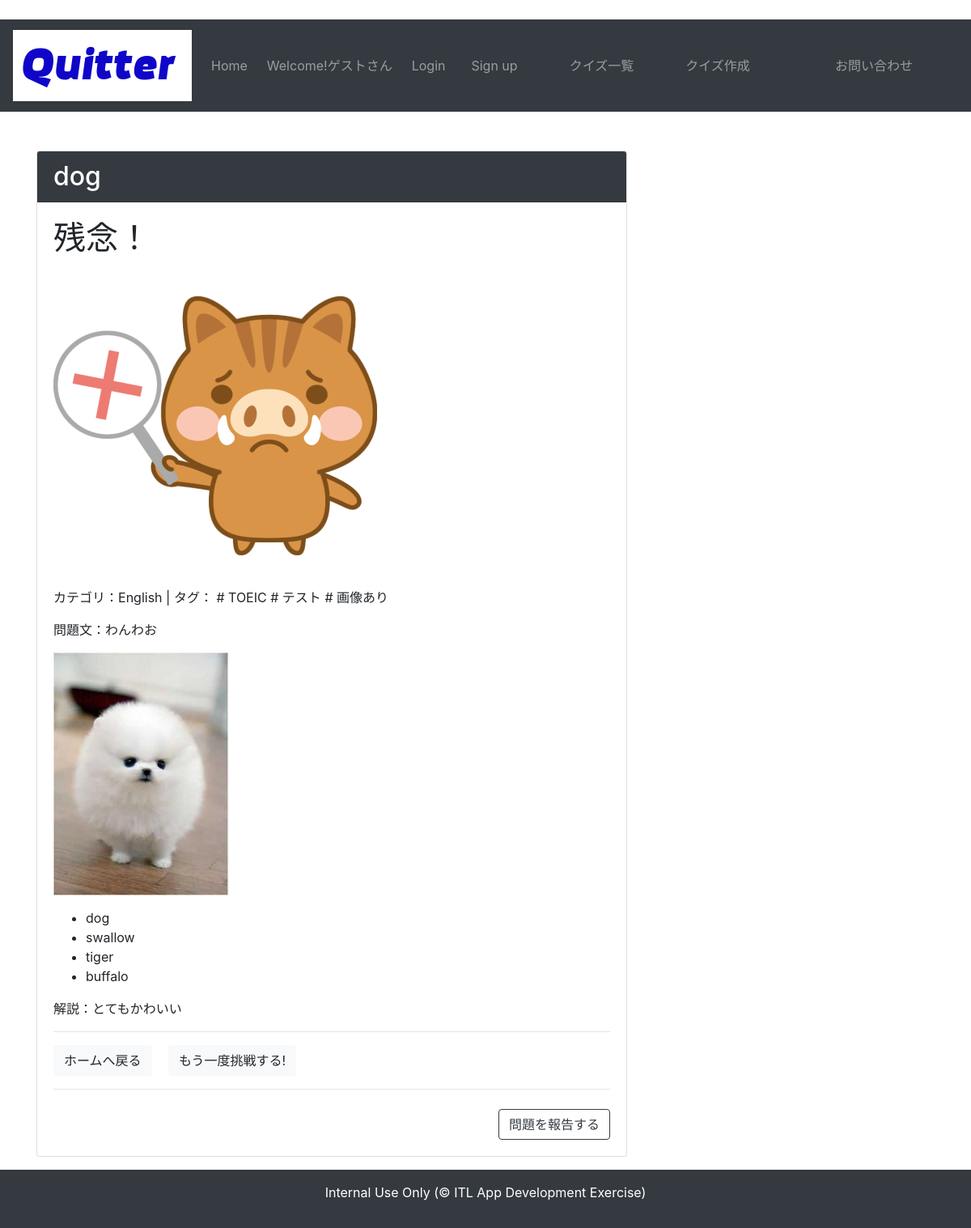
The app's page /quiz/result/1 with its own data.
### quiz/models.py (models this page shows, shortened)
class Quiz(models.Model):
    QUIZ_CHOICES = (
        ('a', 'a'), ('b', 'b'), ('c', 'c'), ('d', 'd')
        )
    author = models.ForeignKey(User,verbose_name='作成者',on_delete=models.CASCADE)
    title = models.CharField('タイトル', max_length=255)
    text = models.TextField('問題文')
    image = models.ImageField('画像', upload_to='img', blank=True, null=True)
    category = models.ForeignKey(Category, verbose_name='カテゴリ', blank=False, on_delete=models.PROTECT)
    tag = models.ManyToManyField(Tag, verbose_name='タグ', blank=True)
    choice_a = models.CharField('選択肢a', max_length=255)
    choice_b = models.CharField('選択肢b', max_length=255)
    choice_c = models.CharField('選択肢c', max_length=255)
    choice_d = models.CharField('選択肢d', max_length=255)
    correct_answer = models.CharField('正解', choices=QUIZ_CHOICES, max_length=1)
    explanation = models.TextField('解説', blank=True)
    created_at = models.DateTimeField('問題更新日', default=timezone.now)

class Category(models.Model):
    name = models.CharField('カテゴリ名', max_length=255)
    def __str__(self):
        return self.name

class Tag(models.Model):
    name = models.CharField('タグ名', max_length=255)
    def __str__(self):
        return self.name

### quiz/views.py (the view)
# urls.py: path('result/<int:quiz_pk>', views.result, name='result'),
def result(request, quiz_pk):
    quiz = get_object_or_404(Quiz, pk=quiz_pk)
    context = {'quiz': quiz}
    return render(request, 'quiz/result.html', context)

### quiz/context_processors.py (called while the page is built)
def common(request):
    context = {
        'category_list':Category.objects.all(),
        'tag_list':Tag.objects.all()
    }
    return context

### templates/quiz/result.html (shortened to what this page needs)
{% extends 'base.html' %}
{% load static %}
{% block content %}
<div class="card mb-3">
<h2 class="card-header bg-dark text-white">{{quiz.title}}</h2>
    <div class="card-body">
        {% if is_correct %}
            <h1>大正解！</h1>
            <img src="{% static 'img/correct.png' %}" alt="correct"><br>
        {% else %}
            <h1>残念！</h1>
            <img src="{% static 'img/not_correct.png' %}" alt="not correct"><br>
        {% endif %}
        <p>カテゴリ：{{ quiz.category }} | タグ：{% for tag in quiz.tag.all %} # {{ tag }}{% endfor %}</p>
        <p>問題文：{{ quiz.text|linebreaksbr }}</p>
        {% if quiz.image %}<p><img src="{{ quiz.image.url }}" height=300></p>{% endif %}
        <ul>
            <li>{{ quiz.choice_a }}</li>
            <li>{{ quiz.choice_b }}</li>
            <li>{{ quiz.choice_c }}</li>
            <li>{{ quiz.choice_d }}</li>
        </ul>
        <p>解説：{{ quiz.explanation }}</p>
        <hr>
        <a class="btn btn-light" href="{% url 'quiz:index' %}">ホームへ戻る</a>
        {% if not is_correct %}
            <a class="btn btn-light ml-3" href="{% url 'quiz:detail' quiz.pk %}">もう一度挑戦する!</a>
        {% endif %}
        <hr>
        <a class="btn btn-outline-dark mt-2 float-right" href="{% url 'quiz:report' quiz.pk %}">問題を報告する</a>
    </div>
</div>
{% endblock content %}

### records on screen
Quiz: title "dog", category "English", text "わんわお", image (picture), choice_a "dog", choice_b "swallow", choice_c "tiger", choice_d "buffalo", explanation "とてもかわいい"
Tag: name "TOEIC"
Tag: name "テスト"
Tag: name "画像あり"
